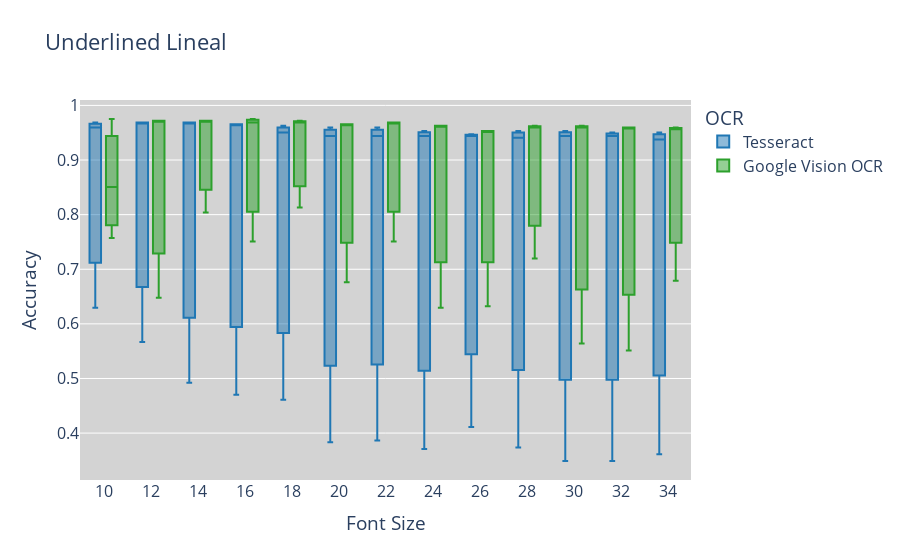

Here is the notebook cell this chart was saved with:
### Code cell
lineal_df = merged_df[(merged_df['vox_atypl'] == 'lineal') & (merged_df['underlined'] == True)]

# Melting the DataFrame to long format
df_melted = lineal_df.melt(id_vars=['font_size'], value_vars=['accuracy_ts', 'accuracy_gv'],
                            var_name='accuracy_type', value_name='accuracy_value')

# Create the plot using Plotly
fig = px.box(df_melted, x='font_size', y='accuracy_value', color='accuracy_type',
             color_discrete_map={'accuracy_ts': '#1f77b4', 'accuracy_gv': '#2ca02c'},
             title='Underlined Lineal')


# Define custom x-tick labels
custom_labels = {str(font_size): f'{font_size}' for font_size in df_melted['font_size'].unique()}

# Update x-ticks
fig.update_xaxes(
    tickvals=list(custom_labels.keys()), 
    ticktext=list(custom_labels.values())
)

# Update the traces to modify the legend names
fig.update_traces(
    selector=dict(name='accuracy_ts'),
    name='Tesseract'
)
fig.update_traces(
    selector=dict(name='accuracy_gv'),
    name='Google Vision OCR'
)


# Update the background colors
fig.update_layout(
    plot_bgcolor='lightgray',  # Background color of the plot area
    paper_bgcolor='white',  # Background color of the entire figure
    xaxis_title='Font Size',
    font=dict(size=16),
    yaxis_title='Accuracy',
    legend_title_text='OCR'
)

# Show the plot
fig.show()

### Figure 1 — Plotly figure (JSON) as saved in the notebook; plotly's stock layout.template omitted (floating-point values rounded to 4 significant figures)
{"data": [{"alignmentgroup": "True", "hovertemplate": "accuracy_type=accuracy_ts<br>font_size=%{x}<br>accuracy_value=%{y}<extra></extra>", "legendgroup": "accuracy_ts", "marker": {"color": "#1f77b4"}, "name": "Tesseract", "notched": false, "offsetgroup": "accuracy_ts", "orientation": "v", "showlegend": true, "type": "box", "x": [10, 12, 14, 16, 18, 20, 22, 24, 26, 28, 30, 32, 34, 10, 12, 14, 16, 18, 20, 22, 24, 26, 28, 30, 32, 34, 10, 12, 14, 16, 18, 20, 22, 24, 26, 28, 30, 32, 34], "x0": " ", "xaxis": "x", "y": [0.9595, 0.9688, 0.9688, 0.9657, 0.9502, 0.9439, 0.9439, 0.9439, 0.9439, 0.9408, 0.9439, 0.9439, 0.9377, 0.9688, 0.9688, 0.9688, 0.9657, 0.9626, 0.9595, 0.9595, 0.9533, 0.947, 0.9533, 0.9533, 0.9502, 0.9502, 0.6293, 0.567, 0.4922, 0.4704, 0.4611, 0.3832, 0.3863, 0.3707, 0.4112, 0.3738, 0.3489, 0.3489, 0.3614], "y0": " ", "yaxis": "y"}, {"alignmentgroup": "True", "hovertemplate": "accuracy_type=accuracy_gv<br>font_size=%{x}<br>accuracy_value=%{y}<extra></extra>", "legendgroup": "accuracy_gv", "marker": {"color": "#2ca02c"}, "name": "Google Vision OCR", "notched": false, "offsetgroup": "accuracy_gv", "orientation": "v", "showlegend": true, "type": "box", "x": [10, 12, 14, 16, 18, 20, 22, 24, 26, 28, 30, 32, 34, 10, 12, 14, 16, 18, 20, 22, 24, 26, 28, 30, 32, 34, 10, 12, 14, 16, 18, 20, 22, 24, 26, 28, 30, 32, 34], "x0": " ", "xaxis": "x", "y": [0.9751, 0.972, 0.972, 0.9688, 0.972, 0.9657, 0.9688, 0.9626, 0.9533, 0.9626, 0.9595, 0.9595, 0.9595, 0.757, 0.972, 0.972, 0.9751, 0.9688, 0.9657, 0.9688, 0.9626, 0.9533, 0.9595, 0.9626, 0.9595, 0.9564, 0.8505, 0.648, 0.8037, 0.7508, 0.8131, 0.676, 0.7508, 0.6293, 0.6324, 0.7196, 0.5639, 0.5514, 0.6791], "y0": " ", "yaxis": "y"}], "layout": {"boxmode": "group", "font": {"size": 16}, "legend": {"title": {"text": "OCR"}, "tracegroupgap": 0}, "paper_bgcolor": "white", "plot_bgcolor": "lightgray", "title": {"text": "Underlined Lineal"}, "xaxis": {"anchor": "y", "domain": [0, 1], "ticktext": ["10", "12", "14", "16", "18", "20", "22", "24", "26", "28", "30", "32", "34"], "tickvals": ["10", "12", "14", "16", "18", "20", "22", "24", "26", "28", "30", "32", "34"], "title": {"text": "Font Size"}}, "yaxis": {"anchor": "x", "domain": [0, 1], "title": {"text": "Accuracy"}}}}
